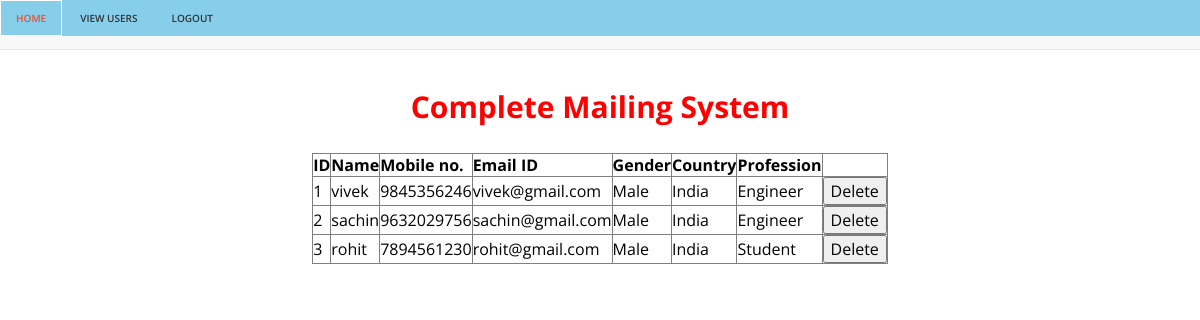
Screenshot of /cms/adminviewusers/ with the database file from the repository.
### CMSAPP/models.py (models this page shows)
class userdata(models.Model):
	name=models.CharField(max_length=50)
	mobilenumber=models.CharField(max_length=50)
	email=models.CharField(max_length=100)
	password=models.CharField(max_length=30)
	gender=models.CharField(max_length=50)
	country=models.CharField(max_length=50)
	profession=models.CharField(max_length=50)
	softdelete=models.CharField(max_length=50,default="0")

### CMSAPP/views.py (the view)
# urls.py: path("adminviewusers/",views.registerdisplayCode),
def registerdisplayCode(request):
	if request.method=="POST":
		hid=request.POST.get("hid","")
		if userdata.objects.filter(id=hid).exists():
			m=userdata.objects.get(id=hid)
			m.delete()
		data=userdata.objects.all()
		return render(request,"cms/registerdisplay.html",{"data":data,"msg":"User Deleted"})
	else:
		data=userdata.objects.all()
		return render(request,"cms/registerdisplay.html",{"data":data})

### CMSAPP/templates/cms/registerdisplay.html (shortened to what this page needs)
{% extends 'cms/adminbase.html'%}
{% block body_block %}
		<table align="center" border="1">
			<tr>
				<th>ID</th>
				<th>Name</th>
				<th>Mobile no.</th>
				<th>Email ID</th>
				<th>Gender</th>
				<th>Country</th>
				<th>Profession</th>
				<th></th>
			</tr>
			{%for d in data%}
			<form name="frm" method="post">
				<tr>
					<td>{{d.id}}</td>
					<td>{{d.name}}</td>
					<td>{{d.mobilenumber}}</td>
					<td>{{d.email}}</td>
					<td>{{d.gender}}</td>
					<td>{{d.country}}</td>
					<td>{{d.profession}}</td>
					<td><input type="submit" name="btnsubmit" value="Delete"></td>
				</tr>
			</form>
			{%endfor%}
		</table>
{% endblock %}

### CMSAPP/templates/cms/adminbase.html (shortened to what this page needs)
<html>
<head>
{% load static %}
    <link href="{% static 'css/bootstrap.min.css' %}" rel="stylesheet">
	<link rel="stylesheet" href="{% static 'css/font-awesome.min.css' %}">
	<link rel="stylesheet" href="{% static 'css/jquery.bxslider.css' %}">
	<link rel="stylesheet" type="text/css" href="{% static 'css/isotope.css' %}" media="screen" />
	<link rel="stylesheet" href="{% static 'css/animate.css' %}">
<link rel="stylesheet" href="{% static 'js/fancybox/jquery.fancybox.css' %}" type="text/css" media="screen" />
<link rel="stylesheet" href="https://cdnjs.cloudflare.com/ajax/libs/font-awesome/4.7.0/css/font-awesome.min.css">
	<link href="{% static 'css/prettyPhoto.css' %}" rel="stylesheet" />
	<link href="{% static 'css/style.css' %}" rel="stylesheet" />
</head>
<body>
    <header >
        <nav    class="navbar navbar-default navbar-static-top" role="navigation" >
            <div  class="navigation"  >
                <div  class="container"  >
                        <div  class="menu" style="position:fixed;width: 100%;text-align:  center;background-color: skyblue;left:0px;"   >
                            <ul class="nav nav-tabs" role="tablist" style="text-align: center;">
                                <li><a href="/../cms/adminhome/" class="fadeThis"><span>Home</span></a></li>
                                <li><a href="/../cms/adminviewusers/" class="fadeThis"><span>View Users</span></a></li>
                                <li><a href="/../cms/login/" class="fadeThis"><span>Logout</span></a></li>
                            </ul>
                    </div>
                </div>
            </div>
        </nav>
    </header>
    <div class="about-us">
        <div class="container">
            <div class="text-center">
<h2><font color="red"><b>Complete Mailing System</b></font></h2>
{% block body_block %}
{% endblock %}
            </div>
        </div>
    </div>
</body>
</html>

### CMSAPP/static/css/style.css (style rules this page uses)
body { font-family:'Open Sans', Arial, sans-serif; font-size:14px; font-weight:500; line-height:1.6em; color:black; overflow-x:hidden; }
h1,h2,h3,h4,h5,h6 { color:#333; line-height:1.1em; }
a { text-decoration:none; transition: all 0.1s ease-in-out; -moz-transition: all 0.1s ease-in-out; -webkit-transition: all 0.1s ease-in-out; -o-transition: all 0.1s ease-in-out; outline: none; color:red; }
.text-center h2 { margin-bottom:30px; }
.navigation { background-color:lightgreen; padding:0; }
.menu { font-size:10px; float:right; text-transform:uppercase; font-weight:600; }
.menu ul.nav-tabs li { color:#000; }
.nav-tabs { border-bottom: 0; }
.nav-tabs > li { float: left; margin-bottom: 0; }
.nav-tabs > li > a { border-radius:0; color:#333; }
.about-us { margin-top:-10px; padding-top:10px; padding-bottom:80px; }

### rows the page displays
userdata: id "1", name "vivek", mobilenumber "9845356246", email "vivek@gmail.com", gender "Male", country "India", profession "Engineer"
userdata: id "2", name "sachin", mobilenumber "9632029756", email "sachin@gmail.com", gender "Male", country "India", profession "Engineer"
userdata: id "3", name "rohit", mobilenumber "7894561230", email "rohit@gmail.com", gender "Male", country "India", profession "Student"
